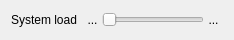
<?xml version="1.0" encoding="UTF-8"?>
<ui version="4.0">
 <class>SystemLoadWidget</class>
 <widget class="QWidget" name="SystemLoadWidget">
  <property name="geometry">
   <rect>
    <x>0</x>
    <y>0</y>
    <width>234</width>
    <height>40</height>
   </rect>
  </property>
  <property name="windowTitle">
   <string>Form</string>
  </property>
  <layout class="QHBoxLayout" name="horizontalLayout">
   <property name="spacing">
    <number>0</number>
   </property>
   <item>
    <widget class="QLabel" name="label">
     <property name="text">
      <string>System load</string>
     </property>
    </widget>
   </item>
   <item>
    <spacer name="horizontalSpacer">
     <property name="orientation">
      <enum>Qt::Horizontal</enum>
     </property>
     <property name="sizeType">
      <enum>QSizePolicy::Fixed</enum>
     </property>
     <property name="sizeHint" stdset="0">
      <size>
       <width>6</width>
       <height>1</height>
      </size>
     </property>
    </spacer>
   </item>
   <item>
    <widget class="QToolButton" name="minusBtn">
     <property name="styleSheet">
      <string notr="true">#minusBtn {
	border: none;
	background-color: transparent;
}

#minusBtn:disabled {
	border: none;
	background-color: transparent;
}

#minusBtn:default {
	border: none;
	background-color: transparent;
}

#minusBtn:hover {
	border: none;
	background-color: transparent;
}

#minusBtn:pressed {
	border: none;
	background-color: transparent;
}</string>
     </property>
     <property name="text">
      <string>...</string>
     </property>
     <property name="icon">
      <iconset resource="../resources/resources.qrc">
       <normaloff>:/icons/minus.svg</normaloff>:/icons/minus.svg</iconset>
     </property>
     <property name="autoRaise">
      <bool>true</bool>
     </property>
     <property name="toolTip">
      <string>Reduce the number of processing threads.</string>
     </property>
    </widget>
   </item>
   <item>
    <widget class="QSlider" name="slider">
     <property name="tracking">
      <bool>false</bool>
     </property>
     <property name="orientation">
      <enum>Qt::Horizontal</enum>
     </property>
     <property name="tickPosition">
      <enum>QSlider::NoTicks</enum>
     </property>
     <property name="toolTip">
      <string>Set the maximum number of processing threads.</string>
     </property>
    </widget>
   </item>
   <item>
    <widget class="QToolButton" name="plusBtn">
     <property name="styleSheet">
      <string notr="true">#plusBtn {
	border: none;
	background-color: transparent;
}

#plusBtn:disabled {
	border: none;
	background-color: transparent;
}

#plusBtn:default {
	border: none;
	background-color: transparent;
}

#plusBtn:hover {
	border: none;
	background-color: transparent;
}

#plusBtn:pressed {
	border: none;
	background-color: transparent;
}</string>
     </property>
     <property name="text">
      <string>...</string>
     </property>
     <property name="icon">
      <iconset resource="../resources/resources.qrc">
       <normaloff>:/icons/plus.svg</normaloff>:/icons/plus.svg</iconset>
     </property>
     <property name="autoRaise">
      <bool>true</bool>
     </property>
     <property name="toolTip">
      <string>Increase the number of processing threads.</string>
     </property>
    </widget>
   </item>
  </layout>
 </widget>
 <resources>
  <include location="../resources/resources.qrc"/>
 </resources>
 <connections/>
</ui>
